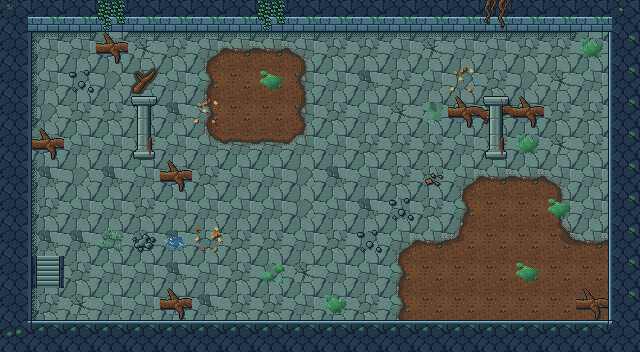

This game map was drawn from its Tiled (.tmx) file and the tilesets committed beside it. A one-line description and the full map source follow:
An orthogonal 20x11 tile map with 32x32 px tiles, 4 tile layers (Sol, Decor, Murs, Dessus) and 5 objects (2x Spawn, Sortie, Ennemi, Coffre).

<map version="1.10" tiledversion="1.12.2" orientation="orthogonal" renderorder="right-down" width="20" height="11" tilewidth="32" tileheight="32" infinite="0" nextlayerid="6" nextobjectid="6">
 <properties>
  <property name="carte_x" type="int" value="2" />
  <property name="carte_y" type="int" value="1" />
  <property name="etage" value="sous_sol" />
 </properties>
 <tileset firstgid="1" source="../tilesets/temple_racines_sous_sol.tsx" />
 <layer id="1" name="Sol" width="20" height="11">
  <data encoding="csv">
1,1,5,2,3,3,2,2,2,1,3,2,1,4,1,2,2,2,1,2,
1,1,1,2,5,2,68,49,49,69,2,2,1,5,1,1,2,2,2,1,
1,1,3,3,125,1,51,6,6,52,1,4,2,1,3,2,3,5,1,1,
2,3,2,2,1,4,51,6,6,52,2,1,5,126,1,4,1,2,2,1,
2,2,1,1,2,1,70,50,50,71,1,2,2,2,1,2,2,5,2,1,
2,4,3,4,1,2,2,1,1,3,4,1,2,2,68,49,49,69,1,2,
1,2,1,1,2,1,1,1,1,3,1,4,1,2,51,6,6,52,1,2,
5,4,4,2,5,4,2,2,2,1,2,3,68,49,53,6,6,54,49,1,
1,57,2,1,1,4,1,2,3,5,1,1,51,6,6,6,6,6,6,1,
5,2,5,1,1,5,4,2,2,1,5,2,51,6,6,6,6,6,6,2,
1,1,2,2,2,3,2,2,4,3,1,3,2,3,2,2,3,5,5,2
</data>
 </layer>
 <layer id="2" name="Decor" width="20" height="11">
  <data encoding="csv">
0,0,0,0,0,0,0,0,0,0,0,0,0,0,0,0,0,0,0,0,
0,15,13,9,13,13,13,13,13,13,13,13,13,13,13,13,13,13,118,0,
0,14,77,0,0,0,0,0,118,0,0,0,0,0,120,0,0,0,0,0,
0,14,0,0,0,0,120,0,0,0,0,0,0,0,9,7,9,0,0,0,
0,9,0,0,0,0,0,0,0,0,0,0,0,0,0,0,118,0,0,0,
0,14,0,0,0,9,0,0,0,0,0,0,0,128,0,0,0,0,0,0,
0,14,0,0,0,0,0,0,0,0,0,0,77,0,0,0,0,118,0,0,
0,14,0,78,16,80,121,0,0,0,0,77,0,0,0,0,0,0,0,0,
0,0,0,0,0,0,0,0,119,0,0,0,0,0,0,0,118,0,0,0,
0,14,0,0,0,9,0,0,0,0,118,0,0,0,0,0,0,0,9,0,
0,0,0,0,0,0,0,0,0,0,0,0,0,0,0,0,0,0,0,0
</data>
 </layer>
 <layer id="3" name="Murs" width="20" height="11">
  <data encoding="csv">
21,17,17,17,17,17,17,17,17,17,17,17,17,17,17,17,17,17,17,22,
19,0,0,0,0,0,0,0,0,0,0,0,0,0,0,0,0,0,0,20,
19,0,0,0,0,0,0,0,0,0,0,0,0,0,0,0,0,0,0,20,
19,0,0,0,0,0,0,0,0,0,0,0,0,0,0,0,0,0,0,20,
19,0,0,0,114,0,0,0,0,0,0,0,0,0,0,114,0,0,0,20,
19,0,0,0,0,0,0,0,0,0,0,0,0,0,0,0,0,0,0,20,
19,0,0,0,0,0,0,0,0,0,0,0,0,0,0,0,0,0,0,20,
19,0,0,0,0,0,0,0,0,0,0,0,0,0,0,0,0,0,0,20,
19,0,0,0,0,0,0,0,0,0,0,0,0,0,0,0,0,0,0,20,
19,0,0,0,0,0,0,0,0,0,0,0,0,0,0,0,0,0,0,20,
23,18,18,18,18,18,18,18,18,18,18,18,18,18,18,18,18,18,18,24
</data>
 </layer>
 <objectgroup id="4" name="Objets">
  <object id="1" type="Sortie" x="32" y="256" width="32" height="32">
   <properties>
    <property name="cible_carte" value="res://scenes/rooms/donjon1_salle_05_room.tscn" />
    <property name="cible_spawn" value="depuis_escalier" />
    <property name="transition" value="escalier" />
    <property name="godot_node_type" value="area" />
   </properties>
  </object>
  <object id="2" type="Spawn" x="80" y="272">
   <properties>
    <property name="id" value="depuis_escalier" />
   </properties>
   <point />
  </object>
  <object id="3" type="Spawn" x="304" y="176">
   <properties>
    <property name="id" value="depuis_chute_salle_04" />
   </properties>
   <point />
  </object>
  <object id="4" type="Ennemi" x="432" y="240">
   <properties>
    <property name="type" value="ronceau" />
    <property name="variante" value="normal" />
   </properties>
   <point />
  </object>
  <object id="5" type="Coffre" x="368" y="80">
   <properties>
    <property name="id" value="donjon1_coffre_06" />
    <property name="contenu" value="cle_petite" />
    <property name="important" type="bool" value="false" />
   </properties>
   <point />
  </object>
 </objectgroup>
 <layer id="5" name="Dessus" width="20" height="11">
  <data encoding="csv">
0,0,0,123,0,0,0,0,123,0,0,0,0,0,0,122,0,0,0,0,
0,0,0,0,0,0,0,0,0,0,0,0,0,0,0,0,0,0,0,0,
0,0,0,0,0,0,0,0,0,0,0,0,0,0,0,0,0,0,0,0,
0,0,0,0,113,0,0,0,0,0,0,0,0,0,0,113,0,0,0,0,
0,0,0,0,0,0,0,0,0,0,0,0,0,0,0,0,0,0,0,0,
0,0,0,0,0,0,0,0,0,0,0,0,0,0,0,0,0,0,0,0,
0,0,0,0,0,0,0,0,0,0,0,0,0,0,0,0,0,0,0,0,
0,0,0,0,0,0,0,0,0,0,0,0,0,0,0,0,0,0,0,0,
0,0,0,0,0,0,0,0,0,0,0,0,0,0,0,0,0,0,0,0,
0,0,0,0,0,0,0,0,0,0,0,0,0,0,0,0,0,0,0,0,
0,0,0,0,0,0,0,0,0,0,0,0,0,0,0,0,0,0,0,0
</data>
 </layer>
</map>
